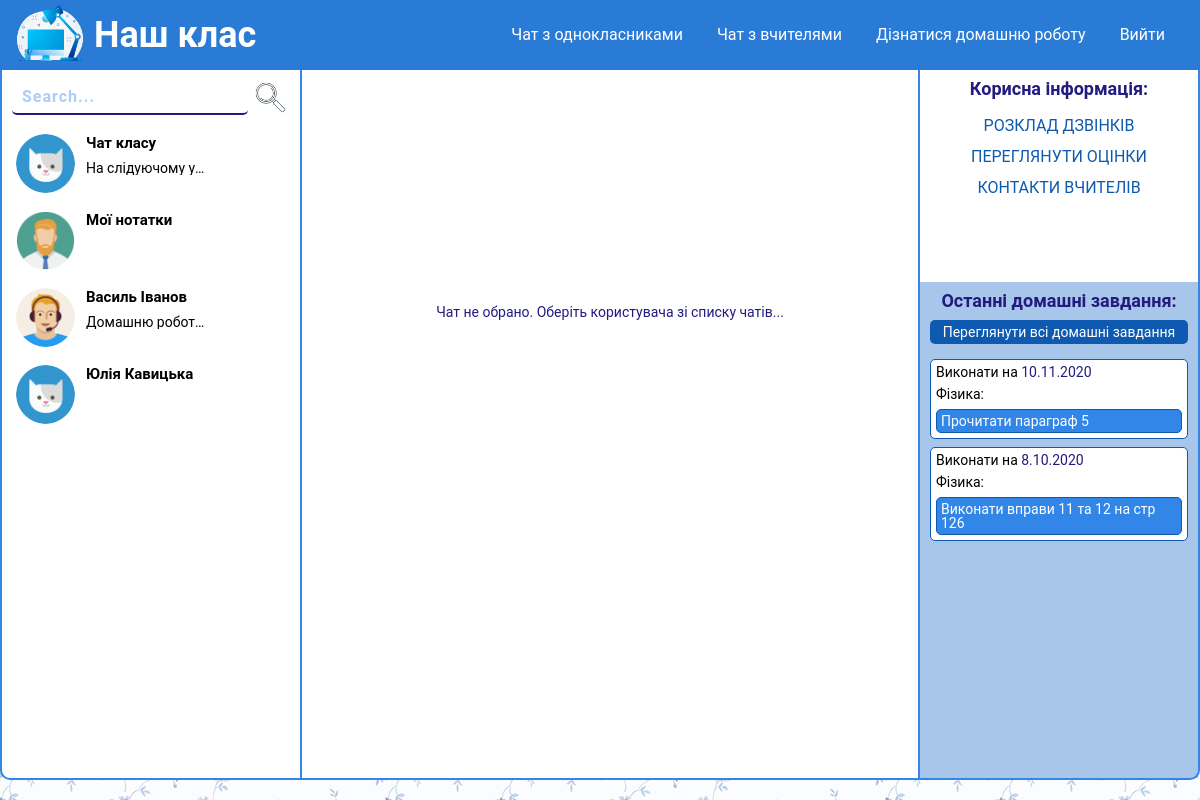
/pages/child-chat.php (signed in), run on an earlier commit of the app's database.
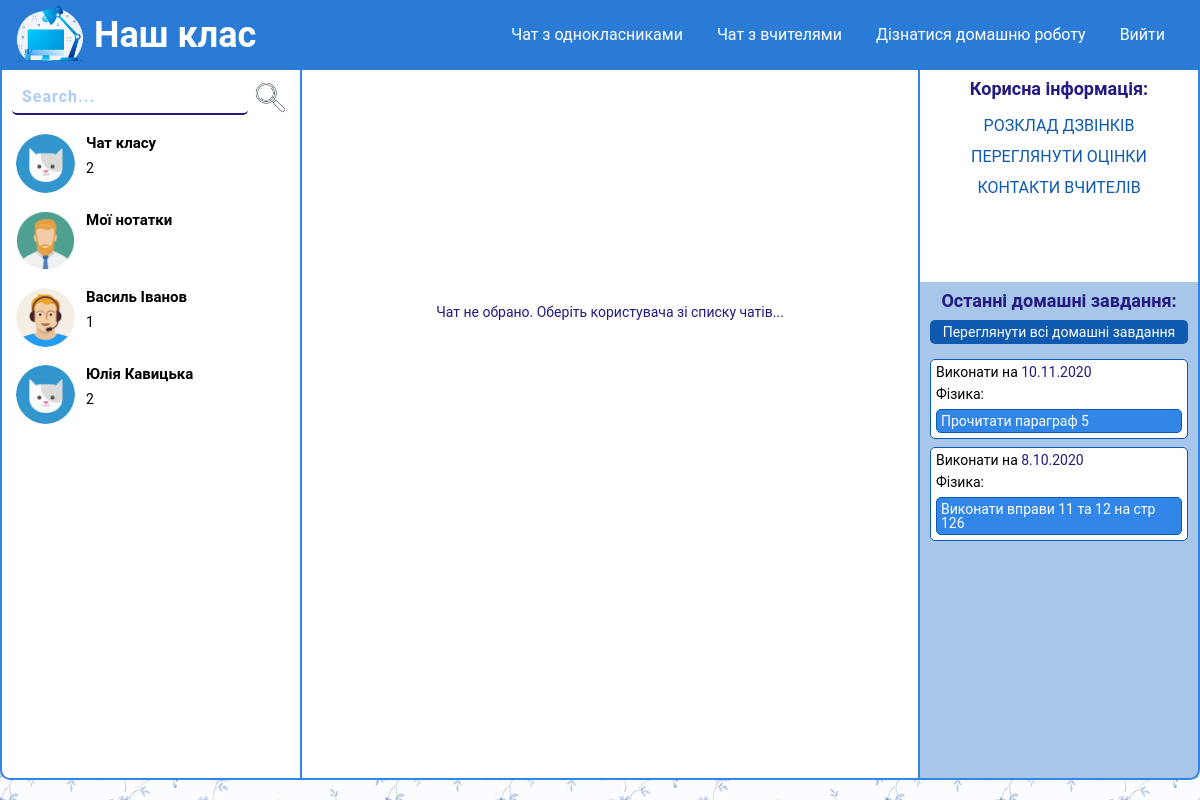
And on a later commit of the database.
### tables this page shows
CREATE TABLE `contacts` (
  `id` int(11) NOT NULL,
  `name` varchar(255) NOT NULL,
  `user_status` int(20) NOT NULL,
  `image` varchar(255) NOT NULL,
  `phone` varchar(255) NOT NULL,
  `about` text NOT NULL,
  `login` varchar(255) NOT NULL,
  `password` varchar(255) NOT NULL,
  `last_message` text NOT NULL,
  `time` time NOT NULL DEFAULT current_timestamp(),
  `subject` varchar(100) NOT NULL
);

### modules/chats-block.php (the view)
<ul id="replace">
<?php
	include $_SERVER['DOCUMENT_ROOT'] . "/configs/db.php";
	if(isset($_COOKIE["teacher"])){
		$findUser = $_COOKIE["teacher"];
		if(isset($chat) && $nameChat ==  'teacher'){
			$chatsSql = "SELECT * FROM contacts WHERE name LIKE '%" . $chat . "%' AND user_status=0";
		}else{
			$chatsSql = "SELECT * FROM contacts WHERE user_status = 0";
		}
	}else{
		$findUser = $_COOKIE["student"];
		if(isset($chat) && $nameChat ==  'child'){
			$chatsSql = "SELECT * FROM contacts WHERE name LIKE '%" . $chat . "%' AND user_status=0";
		}else if(isset($chat) && $nameChat ==  'student'){
			$chatsSql = "SELECT * FROM contacts WHERE name LIKE '%" . $chat . "%' AND user_status=1";
		}else if(stristr($_SERVER['REQUEST_URI'],  '/pages/child-chat.php')){
			$chatsSql = "SELECT * FROM contacts WHERE user_status = 0";
		}else if(stristr($_SERVER['REQUEST_URI'],  '/pages/teacher-chat.php')){
			$chatsSql = "SELECT * FROM contacts WHERE user_status = 1";
		}
	}
	$chatResult = mysqli_query($connect, $chatsSql);
	if(mysqli_num_rows($chatResult) != 0){
		while($user = mysqli_fetch_assoc($chatResult)){
			?>
			<li <?php if(isset($_GET["chat_id"]) && $_GET["chat_id"] == $user["id"]){ echo "class='active-chat'"; } ?>>
				<a class="avatar" href="<?php if(stristr($_SERVER['REQUEST_URI'],  '/pages/teacher-chat.php')){ echo "/pages/teacher-chat.php?user_id=" . $user["id"];  }else{ echo "/pages/child-chat.php?user_id=" . $user["id"]; } ?>">
					<img src="<?php if($user["image"] == ""){ echo "/images/not-find.png"; }else{ echo $user["image"]; }  ?>" alt="user">
				</a>
				<a id="infos-chat" href="<?php if(stristr($_SERVER['REQUEST_URI'],  '/pages/teacher-chat.php') || (isset($nameChat) && $nameChat ==  'teacher')){ echo "/pages/teacher-chat.php?chat_id=" . $user["id"];  }else{ echo "/pages/child-chat.php?chat_id=" . $user["id"]; } ?>">
					<h2><?php if($user["id"] == $findUser){ echo "Мої нотатки"; }else{ echo $user["name"]; }  ?></h2>
					<p><?php if($user["id"] == $findUser){ echo ""; }else{ echo $user["last_message"]; }  ?></p>
				</a>
			</li>
			<?php
		}
	}else{
		echo "<h2 class=\"chose-contact\">Пошук не дав результатів.</h2>";
	}
?>
</ul>

What changed in the data, as far as the page shows it:
changed contacts "Чат класу": last_message "На слідуючому у…" → "2"
changed contacts "Василь Іванов": last_message "Домашню робот…" → "1"
changed contacts "Юлія Кавицька": last_message (not shown) → "2"
